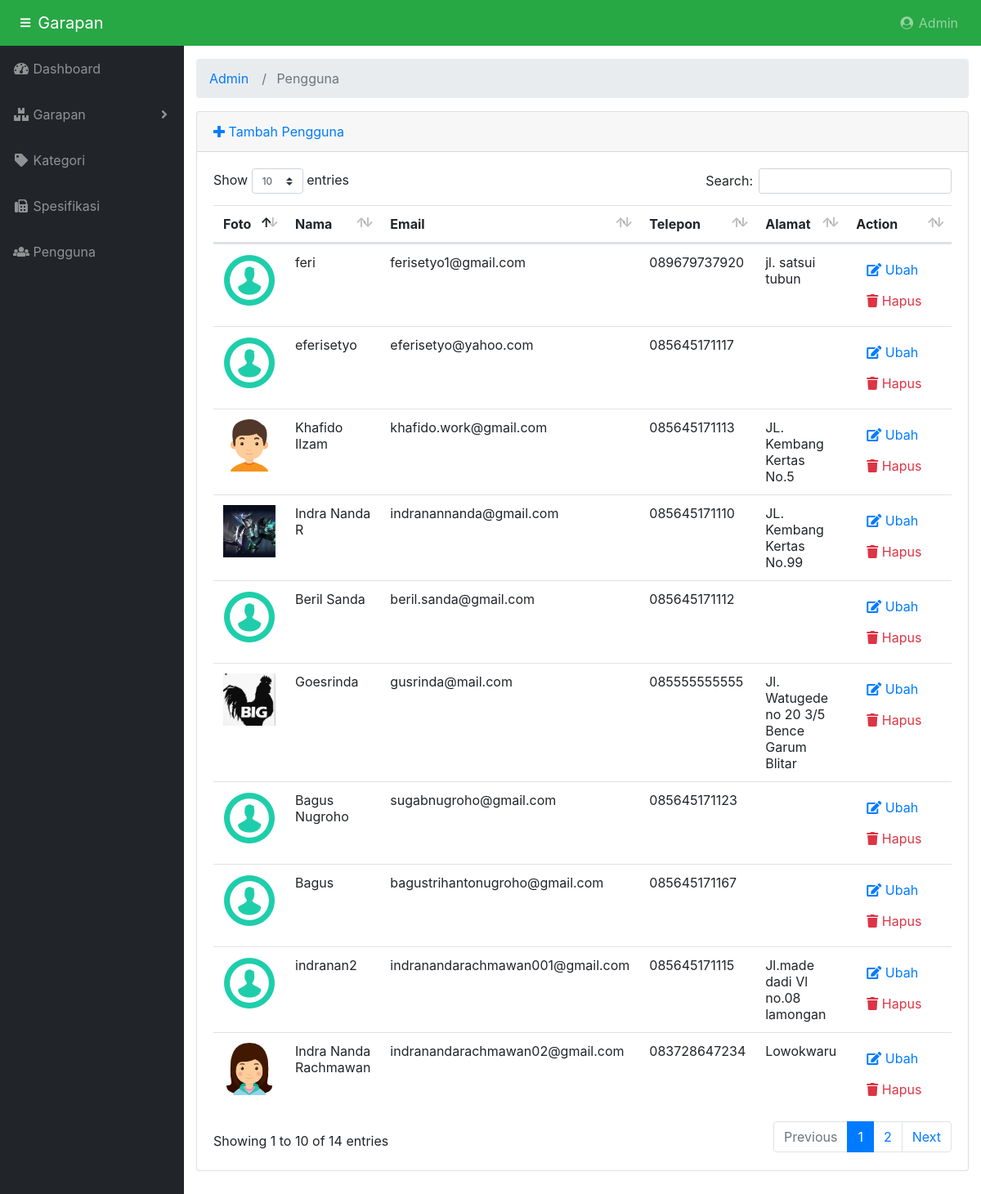
Screenshot of /index.php/admin/pengguna with the database file from the repository.
### tables this page shows
CREATE TABLE `lelangags_user` (
  `user_id` varchar(17) NOT NULL,
  `user_nama` varchar(100) NOT NULL,
  `user_email` varchar(50) NOT NULL,
  `user_pass` varchar(255) NOT NULL,
  `user_telpon` varchar(14) NOT NULL,
  `user_tentang` text NOT NULL,
  `user_skill` varchar(255) DEFAULT NULL,
  `user_status` int(1) NOT NULL,
  `user_alamat` text NOT NULL,
  `user_kotaid` int(11) DEFAULT NULL,
  `user_imgurl` varchar(255) NOT NULL,
  `user_cid` varchar(17) NOT NULL,
  `user_cdate` datetime NOT NULL DEFAULT current_timestamp(),
  `user_uid` varchar(17) NOT NULL,
  `user_udate` datetime NOT NULL ON UPDATE current_timestamp(),
  `user_tglregister` datetime NOT NULL DEFAULT current_timestamp(),
  `user_lastlogin` datetime NOT NULL DEFAULT current_timestamp()
);

### application/controllers/admin/Pengguna.php (called while the page is built, shortened)
<?php defined('BASEPATH') OR exit('No direct script access allowed');
class Pengguna extends CI_Controller {
    public function __construct()
    {
		$this->load->helper(array('url','form'));
		$this->load->model(array('m_crud','m_kategori','m_indonesia','m_user', 'm_auth','m_lelang','m_pekerjaan','m_tawaran'));
	}
	public function index()	{
        $this->load->view("admin/includes/header");
        $this->load->view("admin/includes/js");
	    $data["users"] = $this->m_crud->selectBy('lelangags_user', array('user_status'=>status_enable));
        $this->load->view("admin/v_users", $data);
	}
}

### index.php (called while the page is built, shortened)
<?php
require_once BASEPATH.'core/CodeIgniter.php';

### application/models/M_crud.php (called while the page is built, shortened)
<?php
class m_crud extends CI_Model
{
	function selectBy($table, $where){
		$this->db->where($where);
		$result = $this->db->get($table);
		return $result->result();
	}
}

### application/views/admin/v_users.php (the view, shortened to what this page needs)
<!DOCTYPE html>
<html lang="en">
<body id="page-top">
<div id="wrapper">
	<?php $this->load->view("admin/includes/sidebar.php") ?>
	<div id="content-wrapper">
	  <div class="container-fluid">
	<?php $this->load->view("admin/includes/breadcrumb.php") ?>
		<div class="card mb-3">
		<div class="card-header">
			<a href="<?php echo site_url('register') ?>"><i class="fas fa-plus"></i> Tambah Pengguna</a>
		</div>
		<div class="card-body">
			<div class="table-responsive">
				<table class="table table-hover" id="dataTable" width="100%" cellspacing="0">
					<thead>
						<tr>
							<th>Foto</th>
							<th>Nama</th>
							<th>Email</th>
							<th>Telepon</th>
							<th>Alamat</th>
							<th>Action</th>
						</tr>
					</thead>
					<tbody>
						<?php foreach ($users as $user): ?>
						<tr>
							<td>
								<img src="<?php echo base_url('assets/images/foto/'.$user->user_imgurl) ?>" width="64" />
							</td>
							<td>
								<?php echo $user->user_nama ?>
							</td>
							<td>
								<?php echo $user->user_email ?>
							</td>
							<td>
								<?php echo $user->user_telpon ?>
							</td>
							<td>
								<?php echo $user->user_alamat ?>
							</td>
							<td width="180">
								<a href="<?php echo site_url('admin/pengguna/ubah/'.$user->user_id) ?>"
								 class="btn btn-small"><i class="fas fa-edit"></i> Ubah</a>
								<a onclick="deleteConfirm('<?php echo site_url('admin/pengguna/delete/'.$user->user_id) ?>')"
								 href="#!" class="btn btn-small text-danger"><i class="fas fa-trash"></i> Hapus</a>
							</td>
						</tr>
						<?php endforeach; ?>
					</tbody>
				</table>
			</div>
		</div>
		</div>
	</div>
	</div>
</div>
</body>
</html>

### application/views/admin/includes/header.php (shortened to what this page needs)
<head>
<link href="<?php echo base_url('assets/css/bootstrap.min.css') ?>" rel="stylesheet">
<link href="<?php echo base_url('assets/web/vendors/fontawesome/css/all.min.css') ?>" rel="stylesheet" type="text/css">
<link href="<?php echo base_url('assets/datatables/dataTables.bootstrap4.css') ?>" rel="stylesheet">
<link href="<?php echo base_url('assets/css/sb-admin.css') ?>" rel="stylesheet">
 <link rel="stylesheet" href="https://stackpath.bootstrapcdn.com/bootstrap/4.1.3/css/bootstrap.min.css">
  <link rel="stylesheet" href="<?=base_url()?>assets/web/vendors/themify-icons/themify-icons.css">
  <link rel="stylesheet" href="<?=base_url()?>assets/web/vendors/linericon/style.css">
  <link rel="stylesheet" href="<?=base_url()?>assets/web/vendors/magnefic-popup/magnific-popup.css">
  <link rel="stylesheet" href="<?=base_url()?>assets/web/vendors/owl-carousel/owl.theme.default.min.css">
  <link rel="stylesheet" href="<?=base_url()?>assets/web/vendors/owl-carousel/owl.carousel.min.css">
   <link href="https://cdnjs.cloudflare.com/ajax/libs/select2/4.0.7/css/select2.min.css" rel="stylesheet" />
<nav class="navbar navbar-expand navbar-dark bg-success static-top">
    <button class="btn btn-link btn-sm text-white order-1 order-sm-0" id="sidebarToggle" href="#">
        <i class="fas fa-bars"></i>
    </button>
    <a class="navbar-brand mr-1" href="<?php echo site_url('admin') ?>"><?php echo "    Garapan" ?></a>
    <ul class="navbar-nav ml-auto ml-md-0">
        <li class="nav-item dropdown no-arrow mx-1">
            <a class="nav-link dropdown-toggle" href="#" id="userDropdown" role="button" data-toggle="dropdown" aria-haspopup="true"
                aria-expanded="false">
                <i class="fas fa-user-circle fa-fw"></i> Admin
            </a>
        </li>
    </ul>
</nav>
</head>

### application/views/admin/includes/sidebar.php (shortened to what this page needs)
<ul class="sidebar navbar-nav">
    <li class="nav-item <?php echo $this->uri->segment(2) == '' ? 'active': '' ?>">
        <a class="nav-link" href="<?php echo site_url('admin/dashboard') ?>">
            <i class="fas fa-fw fa-tachometer-alt"></i>
            <span>Dashboard</span>
        </a>
    </li>
    <li class="nav-item dropdown <? ?>">
        <a class="nav-link dropdown-toggle" href="#" id="pagesDropdown" role="button" data-toggle="dropdown" aria-haspopup="true"
            aria-expanded="false">
            <i class="fas fa-fw fa-boxes"></i>
            <span>Garapan</span>
        </a>
    </li>
    <li class="nav-item">
        <a class="nav-link" href="<?php echo site_url('admin/kategori') ?>">
            <i class="fas fa-fw fa-tag"></i>
            <span>Kategori</span></a>
    </li>
    <li class="nav-item">
        <a class="nav-link" href="<?php echo site_url('admin/spesifikasi') ?>">
            <i class="fas fa-fw fa-fax"></i>
            <span>Spesifikasi</span></a>
    </li>
    <li class="nav-item">
        <a class="nav-link" href="<?php echo site_url('admin/pengguna') ?>">
            <i class="fas fa-fw fa-users"></i>
            <span>Pengguna</span></a>
    </li>
</ul>

### application/views/admin/includes/breadcrumb.php
<ol class="breadcrumb">
<?php foreach ($this->uri->segments as $segment): ?>
	<?php
		$url = substr($this->uri->uri_string, 0, strpos($this->uri->uri_string, $segment)) . $segment;
		$is_active =  $url == $this->uri->uri_string;
	?>
	<li class="breadcrumb-item <?php echo $is_active ? 'active': '' ?>">
		<?php if($is_active): ?>
			<?php echo ucfirst($segment) ?>
		<?php else: ?>
			<a href="<?php echo site_url($url) ?>"><?php echo ucfirst($segment) ?></a>
		<?php endif; ?>
	</li>
<?php endforeach; ?>
</ol>

### assets/css/sb-admin.css (style rules this page uses)
html { position: relative; min-height: 100%; }
body { height: 100%; }
#wrapper { display: -webkit-box; display: -ms-flexbox; display: flex; }
#wrapper #content-wrapper { overflow-x: hidden; width: 100%; padding-top: 1rem; padding-bottom: 80px; }
.navbar-nav .nav-item.dropdown .dropdown-toggle::after { width: 1rem; text-align: center; float: right; vertical-align: 0; border: 0; font-weight: 900; content: '\f105'; font-family: 'Font Awesome 5 Free'; }
.navbar-nav .nav-item.dropdown.no-arrow .dropdown-toggle::after { display: none; }
.sidebar { width: 90px !important; background-color: #212529; min-height: calc(100vh - 56px); }
.sidebar .nav-item:last-child { margin-bottom: 1rem; }
.sidebar .nav-item .nav-link { text-align: center; padding: 0.75rem 1rem; width: 90px; }
.sidebar .nav-item .nav-link span { font-size: 0.65rem; display: block; }
.sidebar .nav-item.dropdown .dropdown-toggle::after { display: none; }
.sidebar .nav-item .nav-link { color: rgba(255, 255, 255, 0.5); }
@media (min-width: 768px) { .sidebar { width: 225px !important; } }
@media (min-width: 768px) { .sidebar .nav-item .nav-link { display: block; width: 100%; text-align: left; padding: 1rem; width: 225px; } }
@media (min-width: 768px) { .sidebar .nav-item .nav-link span { font-size: 1rem; display: inline; } }
@media (min-width: 768px) { .sidebar .nav-item.dropdown .dropdown-toggle::after { display: block; } }
:root { --input-padding-x: 0.75rem; --input-padding-y: 0.75rem; }

### rows the page displays
lelangags_user: user_imgurl (picture), user_nama "feri", user_email "ferisetyo1@gmail.com", user_telpon "089679737920", user_alamat "jl. satsui tubun"
lelangags_user: user_imgurl (picture), user_nama "eferisetyo", user_email "eferisetyo@yahoo.com", user_telpon "085645171117"
lelangags_user: user_imgurl (picture), user_nama "Khafido Ilzam", user_email "khafido.work@gmail.com", user_telpon "085645171113", user_alamat "JL. Kembang Kertas No.5"
lelangags_user: user_imgurl (picture), user_nama "Indra Nanda R", user_email "indranannanda@gmail.com", user_telpon "085645171110", user_alamat "JL. Kembang Kertas No.99"
lelangags_user: user_imgurl (picture), user_nama "Beril Sanda", user_email "beril.sanda@gmail.com", user_telpon "085645171112"
lelangags_user: user_imgurl (picture), user_nama "Goesrinda", user_email "gusrinda@mail.com", user_telpon "085555555555", user_alamat "Jl. Watugede no 20 3/5 Bence Garum Blitar"
lelangags_user: user_imgurl (picture), user_nama "Bagus Nugroho", user_email "sugabnugroho@gmail.com", user_telpon "085645171123"
lelangags_user: user_imgurl (picture), user_nama "Bagus", user_email "bagustrihantonugroho@gmail.com", user_telpon "085645171167"
lelangags_user: user_imgurl (picture), user_nama "indranan2", user_email "indranandarachmawan001@gmail.com", user_telpon "085645171115", user_alamat "Jl.made dadi Vl no.08 lamongan"
lelangags_user: user_imgurl (picture), user_nama "Indra Nanda Rachmawan", user_email "indranandarachmawan02@gmail.com", user_telpon "083728647234", user_alamat "Lowokwaru"

### other values shown
$segment "Admin"
$segment "Pengguna"
